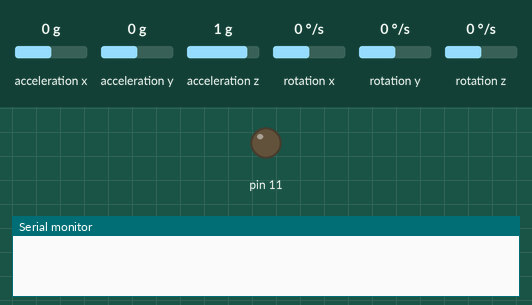
Recording of a sketch running on a simulated Arduino Uno, built with avr-gcc and run on an emulated ATmega328P. On the bench: output pins drawn as LEDs (lit = HIGH), the last lines printed to the serial monitor. The test bench sets the inputs (shaded band); at power-on: rotation z 0 °/s, acceleration x 0 g, acceleration y 0 g, acceleration z 1 g, rotation x 0 °/s, rotation y 0 °/s.

Above: at 4.2 s.
4.3 s: rotation z set to -96 °/s
5.8 s: rotation z set to -105 °/s
At 7.0 s:
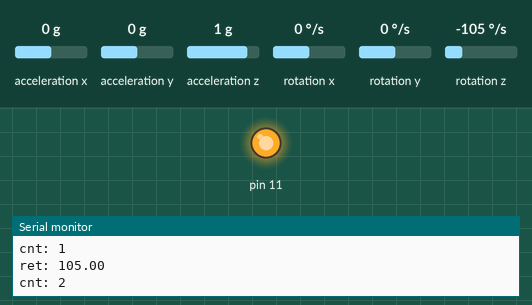
7.3 s: rotation z set to 0 °/s
At 8.8 s:
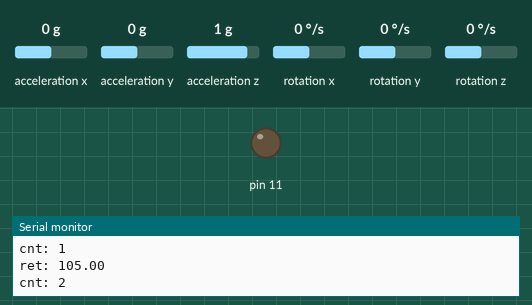
9.3 s: rotation z set to -192 °/s
At 9.7 s:
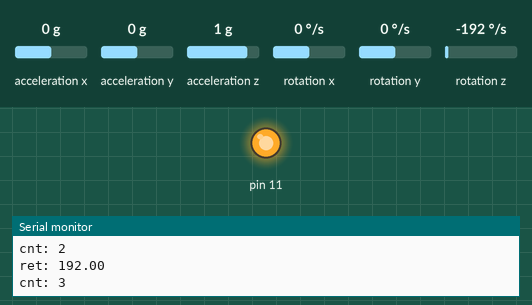
Timing chart, 0 to 11.8 s (numbered marks = the images above; inputs shaded):
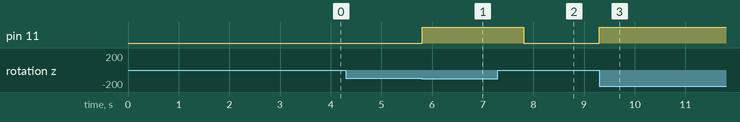

Measured:
- the behaviour switches between -99 and -100 °/s on rotation z (found by bisection; images 0 and 1)
- after the input at 4.3 s, every drawn part: stays the same
- after the input at 5.8 s, pin 11: LOW → HIGH at once
- after the input at 7.3 s, pin 11: HIGH → LOW after 0.51 s
- after the input at 9.3 s, pin 11: LOW → HIGH at once

The sketch:

pedometer.ino
```cpp
#include <MPU6050_tockn.h>
#include <Wire.h>

MPU6050 mpu6050(Wire);

int cnt = 0;
void setup() {
  Serial.begin(9600);
  Wire.begin();
  mpu6050.begin();
  mpu6050.calcGyroOffsets(true);

  pinMode(11, OUTPUT);
}

void loop() {
  digitalWrite(11, LOW);

  mpu6050.update();

  float ret = 0;
  float ax = mpu6050.getAccX();
  float ay = mpu6050.getAccY();
  float az = mpu6050.getGyroZ();

  ret = pow(ax*ax + ay*ay + az*az, 0.5);
  //Serial.print("ret: "); Serial.println(ret);

  if(ret > 100){
    cnt++;
    Serial.print("ret: "); Serial.println(ret);
    Serial.print("cnt: "); Serial.println(cnt);

    digitalWrite(11, HIGH);
    delay(1000);
  }

}
```
